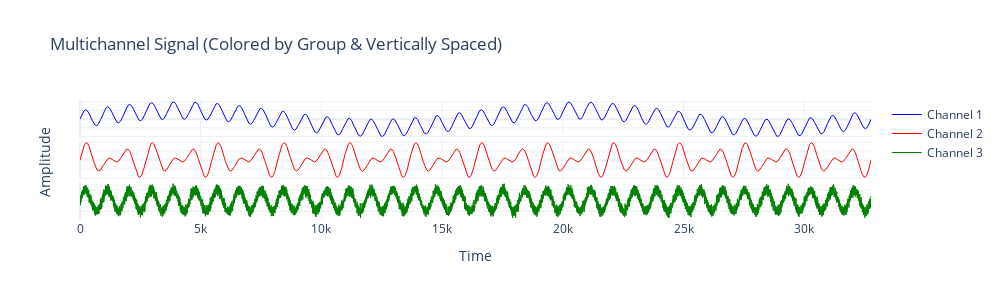

Source (notebook cell):
### Code cell
num_channels = signal.shape[1]
T = signal.shape[0]
offset = 5

channel_colors = ['blue', 'red', 'green', 'orange']

fig = make_subplots(
    rows=num_channels, cols=1,
    shared_xaxes=True,
    vertical_spacing=0.02,
)

for i in range(num_channels):
    fig.add_trace(
        go.Scatter(
            x=np.arange(T),
            y=signal[:, i] + i * offset,
            mode='lines',
            name=f"Channel {i+1}",
            line=dict(width=1, color=channel_colors[i])
        ),
        row=i + 1, col=1
    )
    # Hide y-axis tick labels
    fig.update_yaxes(
        showticklabels=False,
        row=i + 1, col=1
    )

fig.update_layout(
    height=100 * num_channels,
    width=1000,
    title="Multichannel Signal (Colored by Group & Vertically Spaced)",
    template="plotly_white",
    showlegend=True,
    legend=dict(
        orientation="v",
        yanchor="top",
        y=1,
        xanchor="left",
        x=1.02
    ),
    
    # Add global y-axis label using annotation
    annotations=[
        dict(
            text="Amplitude ",
            xref="paper", yref="paper",
            x=-0.06, y=0.5,
            showarrow=False,
            textangle=-90,
            font=dict(size=14)
        )
    ]
)

fig.update_xaxes(title_text="Time", row=num_channels, col=1)
fig.show()

### Figure 1 — Plotly figure (JSON) as saved in the notebook; plotly's stock layout.template omitted (floating-point values rounded to 4 significant figures; data arrays with more than 128 entries replaced by an {"elided": "..."} marker saying what was removed)
{"data": [{"line": {"color": "blue", "width": 1}, "mode": "lines", "name": "Channel 1", "type": "scatter", "x": {"elided": "32768 int values"}, "xaxis": "x", "y": {"elided": "32768 float values"}, "yaxis": "y"}, {"line": {"color": "red", "width": 1}, "mode": "lines", "name": "Channel 2", "type": "scatter", "x": {"elided": "32768 int values"}, "xaxis": "x2", "y": {"elided": "32768 float values"}, "yaxis": "y2"}, {"line": {"color": "green", "width": 1}, "mode": "lines", "name": "Channel 3", "type": "scatter", "x": {"elided": "32768 int values"}, "xaxis": "x3", "y": {"elided": "32768 float values"}, "yaxis": "y3"}], "layout": {"annotations": [{"font": {"size": 14}, "showarrow": false, "text": "Amplitude ", "textangle": -90, "x": -0.06, "xref": "paper", "y": 0.5, "yref": "paper"}], "height": 300, "legend": {"orientation": "v", "x": 1.02, "xanchor": "left", "y": 1, "yanchor": "top"}, "showlegend": true, "title": {"text": "Multichannel Signal (Colored by Group & Vertically Spaced)"}, "width": 1000, "xaxis": {"anchor": "y", "domain": [0, 1], "matches": "x3", "showticklabels": false}, "xaxis2": {"anchor": "y2", "domain": [0, 1], "matches": "x3", "showticklabels": false}, "xaxis3": {"anchor": "y3", "domain": [0, 1], "title": {"text": "Time"}}, "yaxis": {"anchor": "x", "domain": [0.68, 1], "showticklabels": false}, "yaxis2": {"anchor": "x2", "domain": [0.34, 0.66], "showticklabels": false}, "yaxis3": {"anchor": "x3", "domain": [0, 0.32], "showticklabels": false}}}
